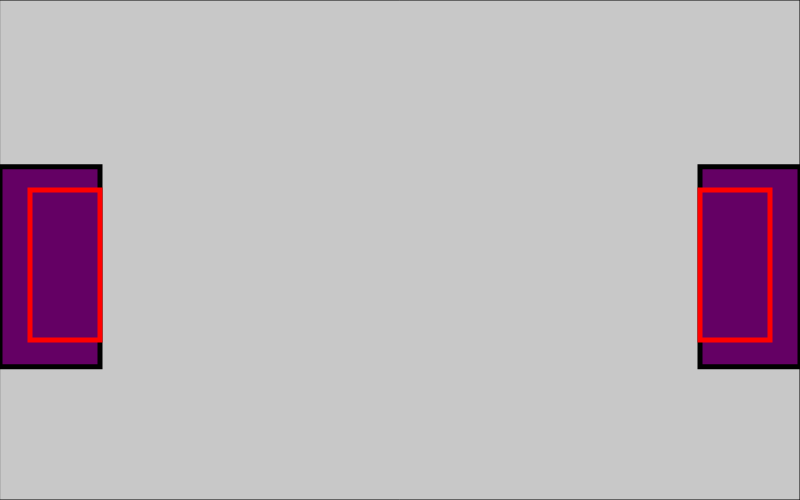
Frame 1 (no input)
Frame 60 (no input): identical to frame 1, image omitted
Frame 120 (the mouse pressed at the canvas centre since frame 60): identical to frame 1, image omitted

The p5.js sketch that drew this single still picture (run headless with seeded random() and noise() and a simulated clock; from frame 60 on, the mouse is pressed at the canvas centre):

// p5.js sketch
// ── sketch.js


var ballArray = [];
var theBoolLeft = false;
var theBoolRight = false;
counter = 0;
counterRight = 0;
function setup(){
	createCanvas(800,500);
	// for(var i = 0; i < 5; i++){
	// 	ballArray[i] = new Ball(random(0,width),random(0,height),3);
	// }
	back();
	// background(200);
}
function back(){
	push();
		fill(200);
		rect(0,0,width,height);
		fill(100,0,100);
		strokeWeight(5);
		rect(0,height/3,100,height/2.5);
		rect(700,height/3,100,height/2.5);
		stroke(255,0,0);
		rect(30,190,70,150);
		rect(700,190,70,150);
	pop();
}
function draw() {
	back();
	for(var i = 0; i < ballArray.length; i++){
		// fill(random(1,255));
		ballArray[i].display();
		ballArray[i].animate();
	}
	if(theBoolLeft == true){
		textSize(32);
		text(counter, 50, 150);
	}
	if(theBoolRight == true){
		textSize(32);
		text(counterRight, 750, 150);
	}
}

function mouseClicked(){
	var anotherBall = new Ball(mouseX, mouseY, random(3,9));
	ballArray.push(anotherBall);
}

// function keyPressed(){
// 	var keyBall = new Ball(mouseX, mouseY, random(1,8));
// 	ballArray.push(keyBall);
// }

function Ball(x,y,velocity){
	this.x = x;
	this.y = y;
	this.velX = random(6,10);
	this.velY = random(4,9);
	// this.counter = 0;
	this.animate = function(){

		this.x += this.velX;
		if(this.x > width || this.x < 0){
			this.velX = -this.velX;
		}

		this.y += this.velY;
		if(this.y > height || this.y < 0){
			this.velY = -this.velY;
		}

		if(this.x > 0 && this.x < 100 && this.y >300 && this.y <400){
			this.x = -100;
			theBoolLeft = true;
			counter++;
			back();			
		}
		if(this.x > 700 && this.x < 800 && this.y >300 && this.y <400){
			this.x = -100;
			theBoolRight = true;
			counterRight++;
			back();			
		}
	}

	this.display = function(){
		ellipse(this.x,this.y, 30,30);
	}
}
